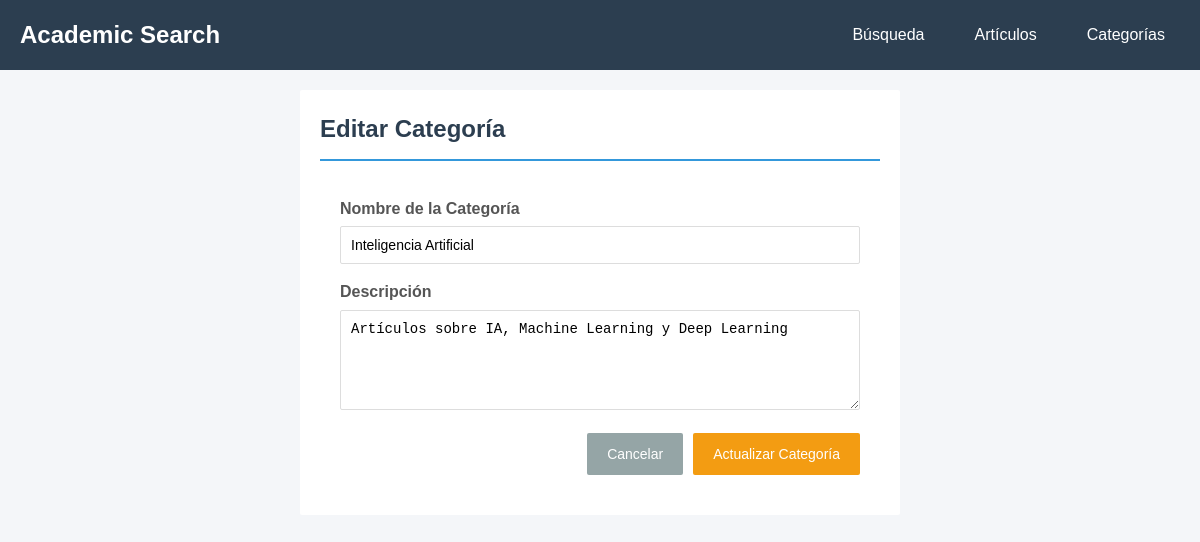
Page /categories.php?action=edit&id=1 on the committed database.
### tables this page shows
CREATE TABLE IF NOT EXISTS categories (
    id INT AUTO_INCREMENT PRIMARY KEY,
    name VARCHAR(100) NOT NULL UNIQUE,
    description TEXT,
    created_at TIMESTAMP DEFAULT CURRENT_TIMESTAMP
);

### categories.php (called while the page is built)
<?php
require_once 'controllers/CategoryController.php';
?>

### models/Category.php (called while the page is built, shortened)
<?php
class Category {
    private $conn;
    public function __construct($db) {
        $this->conn = $db;
    }
    public function getById($id) {
        $query = "SELECT * FROM categories WHERE id = :id";
        $stmt = $this->conn->prepare($query);
        $stmt->bindParam(':id', $id);
        $stmt->execute();
        return $stmt->fetch(PDO::FETCH_ASSOC);
    }
}
?>

### views/categories/edit.php (the view, shortened to what this page needs)
<!DOCTYPE html>
<html lang="es">
<head>
    <link rel="stylesheet" href="public/css/style.css">
</head>
<body>
    <nav>
        <div class="container">
            <h1>Academic Search</h1>
            <ul>
                <li><a href="index.php">Búsqueda</a></li>
                <li><a href="articles.php">Artículos</a></li>
                <li><a href="categories.php">Categorías</a></li>
            </ul>
        </div>
    </nav>
    <div class="container">
        <div class="card" style="max-width: 600px; margin: 0 auto;">
            <h2>Editar Categoría</h2>
            <form method="POST" action="categories.php?action=edit&id=<?= $category['id'] ?>">
                <div class="form-group">
                    <label>Nombre de la Categoría</label>
                    <input type="text" name="name" value="<?= htmlspecialchars($category['name']) ?>" required>
                </div>
                <div class="form-group">
                    <label>Descripción</label>
                    <textarea name="description"><?= htmlspecialchars($category['description'] ?? '') ?></textarea>
                </div>
                <div class="flex-end">
                    <a href="categories.php" class="btn btn-secondary">Cancelar</a>
                    <button type="submit" class="btn btn-warning">Actualizar Categoría</button>
                </div>
            </form>
        </div>
    </div>
</body>
</html>

### public/css/style.css (style rules this page uses)
* { margin: 0; padding: 0; box-sizing: border-box; }
body { font-family: Arial, sans-serif; background-color: #f4f6f9; color: #333; line-height: 1.6; }
nav { background: #2c3e50;; color: white; padding: 1rem 0; }
nav .container { max-width: 1200px; margin: 0 auto; padding: 0 20px; display: flex; justify-content: space-between; align-items: center; }
nav h1 { font-size: 1.5rem; }
nav ul { list-style: none; display: flex; gap: 20px; }
nav a { color: white; text-decoration: none; padding: 8px 15px; border-radius: 2px; transition: background 0.3s; }
.container { max-width: 1200px; margin: 20px auto; padding: 0 20px; }
.card { background: white; border-radius: 2px; padding: 20px; margin-bottom: 20px; }
.card h2 { color: #2c3e50; margin-bottom: 15px; padding-bottom: 10px; border-bottom: 2px solid #3498db; }
form { background: white; padding: 20px; border-radius: 2px; }
.form-group { margin-bottom: 15px; }
label { display: block; margin-bottom: 5px; font-weight: 600; color: #555; }
input[type="text"], input[type="number"], select, textarea { width: 100%; padding: 10px; border: 1px solid #ddd; border-radius: 2px; font-size: 14px; }
textarea { min-height: 100px; resize: vertical; }
button, .btn { padding: 10px 20px; border: none; border-radius: 2px; cursor: pointer; text-decoration: none; display: inline-block; font-size: 14px; transition: all 0.3s; }
.btn-warning { background: #f39c12; color: white; }
.btn-secondary { background: #95a5a6; color: white; }
.flex-end { display: flex; justify-content: flex-end; gap: 10px; }

### rows in the picture
categories: name "Inteligencia Artificial", description "Artículos sobre IA, Machine Learning y Deep Learning"
